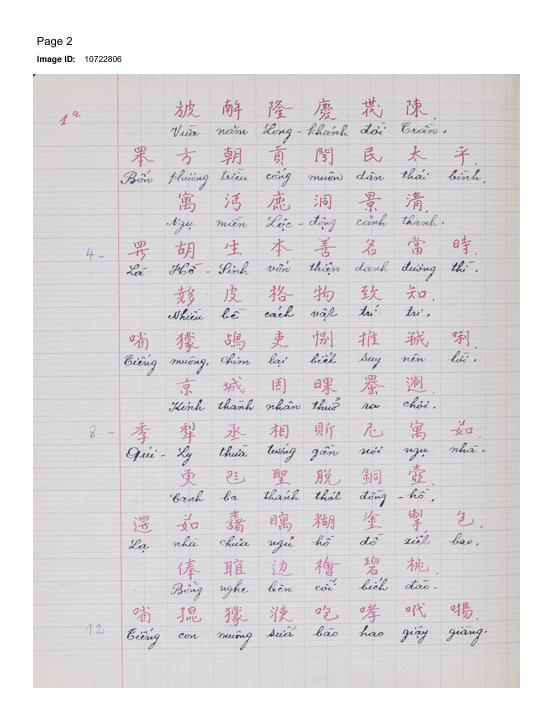
#> input picture img/test_ocr_2.png, 550 x 726 px
$ python char_projection.py ../img/test_ocr_2.png
#> lines starting #> are read from the running program, lines starting #| are printed output that depends on the picture; after the words box and inside, x2 and y2 are one past the last pixel; in counts of white or black regions, pixels touching at a corner belong together
### scripts/row_projection_viz.py
"""Tách hàng chữ NGANG bằng xử lý ảnh cổ điển (chiếu ngang / projection profile), không dùng model, không dùng màu mực.

Dành cho trang có các hàng chữ thẳng (như vở tập chép Hán Nôm: hàng Hán xen hàng quốc ngữ). Kết quả là
bounding box [x1, y1, x2, y2] của từng hàng, theo thứ tự từ trên xuống.

    python scripts/row_projection_viz.py img/test_ocr_2.png
    python scripts/row_projection_viz.py anh.png --thr-ratio 0.015 --merge-gap 3 --min-height 8 --save-crops
    python scripts/row_projection_viz.py "data/<sách>/cache/pages"        # chạy theo lô cả thư mục ảnh

Các bước (mọi ngưỡng tính bằng pixel của ảnh gốc, trừ khi ghi khác):
    1. Thang xám -> tự cắt vùng giấy (bỏ viền trắng, tiêu đề ngoài giấy) nếu không có --no-auto-crop.
    2. Chuẩn hóa nền: nền = closing thang xám bằng kernel --bg-kernel; mực = nền - ảnh.
    3. Nhị phân hóa mực bằng Otsu (hoặc --ink-thresh); loại đường kẻ ô: nét ngang dài hơn --line-len
       (mặc định 1/10 chiều rộng giấy) và nét dọc dài hơn 1/10 chiều cao giấy bị trừ khỏi mặt nạ. Riêng đường lề dọc của vở
       (mảnh, hơi nghiêng, đứt đoạn) được bắt bằng Hough có cho phép nghiêng (--vline-ratio, --vline-tilt), nếu không nó thành
       "khối chữ" sát lề và kéo box bên trái của hàng sang tận lề.
    4. Chiếu ngang: với mỗi hàng pixel đếm số pixel mực, làm mượt Gauss (--smooth), hàng pixel "có chữ" khi
       đếm >= --thr-ratio x chiều rộng giấy.
    5. Các đoạn liên tiếp có chữ là một hàng; khe hở ngắn hơn --merge-gap thì nối lại; đoạn thấp hơn
       --min-height bị bỏ.
    6. Cắt mỗi đoạn tại thung lũng của profile (--valley-ratio, --peak-prom): giữa hai đỉnh liền kề, nếu đáy
       < valley-ratio x đỉnh thấp hơn thì cắt. Đây là bước tách hàng Hán khỏi hàng quốc ngữ dính nhau.
       Tắt bằng --valley-ratio 0.
    7. Chiều ngang mỗi hàng (siết cạnh trái/phải): gom mực thành khối chữ, bỏ ghi chú lề ở xa (như "1a", "4-")
       nhưng giữ dấu câu nhỏ (. ,) ngay sau chữ cuối hàng; xem clean_x và nhóm tham số --blob-*, --near-gap,
       --punct-*. Tắt bằng --no-clean-x (lúc đó dùng mọi pixel mực, cắt --x-trim % ngoài cùng mỗi phía).
       Box được nới --pad px mỗi phía.
    8. Hậu xử lý ô nhỏ (postprocess_rows): mảnh MỎNG (cao < --sliver-ratio x chiều cao trung vị, thường là phần chữ cao/đuôi chữ
       bị cắt rời thành một "hàng" riêng) được gộp vào hàng kề nếu chạm/chồng theo chiều dọc, trùm lên nhau theo chiều ngang và hàng
       gộp không cao quá --sliver-max-height x trung vị; ô còn lại quá hẹp (rộng < --min-width-ratio x chiều rộng trung vị VÀ tâm nằm ngoài khối chữ: số thứ tự dòng, ghi chú lề,
       vết bẩn; dòng ngắn nằm trong khối chữ như tiêu đề thì giữ) hoặc quá mỏng thì bị bỏ. Nhờ vậy số hàng không bị thừa và thứ tự hàng (lẻ/chẵn = Hán/Quốc ngữ)
       không bị lệch. Tắt bằng --no-post; ô bị bỏ/gộp được ghi trong _res.json ("post") và vẽ màu xám trong _boxes.png.

Đầu ra trong <out-dir> (mặc định output/row_projection/<tên ảnh>/):
    <tên>_boxes.png    ảnh vẽ box từng hàng + số thứ tự
    <tên>_ink.png      mặt nạ mực sau khi loại đường kẻ (kiểm tra bước 2-3)
    <tên>_profile.png  ảnh gốc kèm biểu đồ profile ngang, vạch ngưỡng và các đoạn tìm được (chỉnh ngưỡng bằng cái này)
    <tên>_res.json     tham số + danh sách hàng
    <tên>.txt          các hàng theo thứ tự: số thứ tự, bbox, chiều cao
    <tên>_Label.txt    một dòng theo định dạng PPOCRLabel (transcription để trống)
    crops/<tên>_NNN.png (chỉ khi --save-crops) ảnh cắt từng hàng

Chạy theo lô (tham số là THƯ MỤC): mỗi ảnh ra một thư mục con <out-dir>/<số trang>/, kèm summary.csv,
summary.json và overview_NN.png (ảnh xem nhanh). Script KHÔNG phân biệt trang bìa/trắng: mọi ảnh đều được
tách hàng như nhau.

Giới hạn: giả định hàng thẳng và nằm ngang; trang nghiêng nên căn thẳng trước.
"""
from __future__ import annotations

import argparse
import csv
import json
import sys
import unicodedata
from pathlib import Path

HERE = Path(__file__).resolve().parent
sys.path.insert(0, str(HERE))

import cv2  # noqa: E402
import numpy as np  # noqa: E402
from PIL import Image, ImageDraw  # noqa: E402

from paddleocr_vl_viz import draw_boxes, load_font  # noqa: E402

IMG_EXT = {".png", ".jpg", ".jpeg", ".tif", ".tiff", ".bmp", ".webp"}


# [40 lines left out: functions find_paper, tilted_vertical_lines, not called in this run]


def ink_mask(gray: np.ndarray, bg_kernel: int, ink_thresh: float | None, line_len: int, vline_ratio: float = 0.0,
             vline_tilt: float = 3.0):
    """Mặt nạ mực (255 = mực) đã chuẩn hóa nền và loại đường kẻ ô. vline_ratio > 0: loại thêm đường kẻ dọc nghiêng nhẹ."""
    k = cv2.getStructuringElement(cv2.MORPH_ELLIPSE, (bg_kernel, bg_kernel))
    bg = cv2.morphologyEx(gray, cv2.MORPH_CLOSE, k)  # closing xoá nét tối mảnh -> còn lại nền giấy
    diff = cv2.subtract(bg, gray)                      # mực dương, nền ~ 0
    diff = cv2.GaussianBlur(diff, (3, 3), 0)
    if ink_thresh is None:
        t, mask = cv2.threshold(diff, 0, 255, cv2.THRESH_BINARY + cv2.THRESH_OTSU)
    else:
        t, mask = cv2.threshold(diff, ink_thresh, 255, cv2.THRESH_BINARY)

    # loại đường kẻ: nét ngang rất dài và nét dọc rất dài (lề đỏ)
    h_len, v_len = max(15, line_len), max(15, line_len * gray.shape[0] // max(1, gray.shape[1]))
    hl = cv2.morphologyEx(mask, cv2.MORPH_OPEN, cv2.getStructuringElement(cv2.MORPH_RECT, (h_len, 1)))
    vl = cv2.morphologyEx(mask, cv2.MORPH_OPEN, cv2.getStructuringElement(cv2.MORPH_RECT, (1, v_len)))
    lines = cv2.dilate(cv2.bitwise_or(hl, vl), cv2.getStructuringElement(cv2.MORPH_RECT, (3, 3)))
    if vline_ratio > 0:
        lines = cv2.bitwise_or(lines, tilted_vertical_lines(mask, vline_ratio, vline_tilt))
    return cv2.bitwise_and(mask, cv2.bitwise_not(lines)), float(t)


def runs(on: np.ndarray) -> list[list[int]]:
    """Các đoạn liên tiếp True: [[start, end_exclusive], ...]"""
    d = np.diff(np.concatenate([[0], on.astype(np.int8), [0]]))
    return [[int(s), int(e)] for s, e in zip(np.where(d == 1)[0], np.where(d == -1)[0])]


def merge_close(segs: list[list[int]], gap: int) -> list[list[int]]:
    out: list[list[int]] = []
    for s, e in segs:
        if out and s - out[-1][1] <= gap:
            out[-1][1] = e
        else:
            out.append([s, e])
    return out


# [422 lines left out: functions split_valleys, extend_segments, clean_x, postprocess_rows, draw_profile, build_parser and 4 more, not called in this run]


# [2 lines that do not run on import are left out]

### scripts/char_projection.py
"""Đếm số chữ (bounding box từng chữ) trong ẢNH MỘT HÀNG chữ ngang bằng xử lý ảnh cổ điển, cùng nguyên lý với row_projection_viz
(chiếu mực lên một trục, cắt tại khe trống), nhưng chiếu theo chiều DỌC: mỗi cột pixel đếm số pixel mực, các đoạn cột liên tiếp có mực là một chữ.

    python scripts/char_projection.py img/tran_vong_tuong_si_van/ch/005_02.png
    python scripts/char_projection.py img/tran_vong_tuong_si_van/ch            # cả thư mục, in số chữ từng ảnh
    python scripts/char_projection.py img/.../ch --save-vis out_dir            # lưu ảnh vẽ box để kiểm tra

Các bước (ngưỡng tính theo chiều cao ảnh h, không phụ thuộc kích thước tuyệt đối):
    1. Thang xám = kênh sáng nhất của BGR: mực đen vẫn tối, còn chú thích mực ĐỎ (phiên âm bên lề chữ Hán) thành sáng; pixel đỏ còn sót
       (R vượt G và B hơn RED_DIFF) bị loại khỏi mặt nạ mực, trừ dòng mà mực đỏ chiếm hơn nửa (dòng viết chính bằng mực đỏ).
    2. ink_mask của row_projection_viz: chuẩn hoá nền, Otsu, trừ đường kẻ ô.
    3. Chiếu dọc: cột có >= PROFILE_RATIO x h pixel mực là cột có chữ; các đoạn liên tiếp là ứng viên chữ.
    4. Nối đoạn cách nhau <= MERGE_GAP x h (nét rời trong một chữ).
    5. Gộp nửa chữ: chữ có hai phần rời (北, 汝, 𠓨...) vẫn ra hai đoạn hẹp liền nhau; gộp hai đoạn kề khi có đoạn hẹp
       (< NARROW x độ rộng chữ trung vị), hai đoạn cách nhau <= SPLIT_GAP x h và đoạn gộp không rộng quá WIDE x h.
    6. Bỏ dấu câu / vết bẩn: đoạn vừa hẹp (< SMALL x h) vừa thấp (mực cao < SMALL x h) không phải chữ.
Kết quả là số đoạn còn lại. Giả định hàng thẳng, nằm ngang; chữ dọc (một cột) không dùng được.
"""
from __future__ import annotations

import argparse
import sys
from pathlib import Path

import cv2
import numpy as np

HERE = Path(__file__).resolve().parent
sys.path.insert(0, str(HERE))

from row_projection_viz import ink_mask, merge_close, runs  # noqa: E402

IMG_EXT = {".png", ".jpg", ".jpeg", ".bmp", ".tif", ".tiff", ".webp"}
PROFILE_RATIO = 0.05   # cột có chữ khi mực >= tỉ lệ này x chiều cao ảnh
MERGE_GAP = 0.18       # nối hai đoạn cách nhau <= tỉ lệ này x chiều cao
MIN_WIDTH = 0.15       # đoạn rộng < tỉ lệ này x chiều cao bị bỏ (nhiễu)
NARROW = 0.55          # đoạn "hẹp" = rộng < tỉ lệ này x độ rộng chữ trung vị
SPLIT_GAP = 0.30       # chỉ gộp nửa chữ nếu hai đoạn cách nhau <= tỉ lệ này x chiều cao
WIDE = 1.05            # đoạn gộp không được rộng hơn tỉ lệ này x chiều cao ảnh (chữ Hán gần vuông)
SMALL = 0.40           # đoạn nhỏ hơn tỉ lệ này x chiều cao cả hai chiều là dấu câu
RED_DIFF = 35          # pixel là mực đỏ khi R lớn hơn cả G và B ít nhất ngần này (0-255)
RED_MAIN = 0.5         # bỏ mực đỏ chỉ khi phần còn lại >= tỉ lệ này của tổng mực
BG_KERNEL = 25         # như row_projection_viz


def read_image(path) -> np.ndarray:
    data = np.fromfile(str(path), np.uint8)   # đọc qua numpy: đường dẫn có dấu tiếng Việt vẫn mở được trên Windows
    img = cv2.imdecode(data, cv2.IMREAD_COLOR)
    if img is None:
        raise ValueError(f"Không đọc được ảnh {path}")
    return img


def char_segments(image: np.ndarray) -> list[list[int]]:
    """[[x1, x2_exclusive], ...] của từng chữ theo thứ tự trái sang phải. `image`: mảng BGR (hoặc thang xám)."""
    gray = image.max(axis=2) if image.ndim == 3 else image
    h, w = gray.shape
    mask, _ = ink_mask(gray, BG_KERNEL, None, max(15, w // 10))
    ink = mask > 0
    if image.ndim == 3:   # loại hẳn pixel đỏ (chú thích bên lề), nở nhẹ để bỏ cả viền mờ quanh nét
        b, g, r = (image[:, :, i].astype(np.int16) for i in range(3))
        red = ((r - g > RED_DIFF) & (r - b > RED_DIFF)).astype(np.uint8)
        red = cv2.dilate(red, cv2.getStructuringElement(cv2.MORPH_ELLIPSE, (5, 5))) > 0
        dark = ink & ~red
        if dark.sum() >= RED_MAIN * ink.sum():   # mực đen là chính thì bỏ chú thích đỏ; dòng viết CHÍNH bằng mực đỏ thì giữ nguyên
            ink = dark
    prof = ink.sum(axis=0)
    segs = merge_close(runs(prof >= max(2, PROFILE_RATIO * h)), int(MERGE_GAP * h))
    segs = [s for s in segs if s[1] - s[0] >= MIN_WIDTH * h]
    if not segs:
        return []

    # gộp nửa chữ rời nhau
    widths = [e - s for s, e in segs]
    ref = float(np.median(widths))
    changed = True
    while changed and len(segs) > 1:
        changed = False
        for i in range(len(segs) - 1):
            (s1, e1), (s2, e2) = segs[i], segs[i + 1]
            narrow = min(e1 - s1, e2 - s2) < NARROW * ref
            if narrow and s2 - e1 <= SPLIT_GAP * h and e2 - s1 <= WIDE * h:
                segs[i:i + 2] = [[s1, e2]]
                changed = True
                break

    # bỏ dấu câu, vết bẩn: vừa hẹp vừa thấp
    kept = []
    for s, e in segs:
        rows = np.flatnonzero(ink[:, s:e].any(axis=1))
        height = int(rows[-1] - rows[0] + 1) if len(rows) else 0
        if (e - s) < SMALL * h and height < SMALL * h:
            continue
        kept.append([s, e])
    return kept


def count_chars(path) -> int:
    return len(char_segments(read_image(path)))


# [6 lines left out: function draw, not called in this run]


def main(argv=None) -> None:
    p = argparse.ArgumentParser(description="Đếm số chữ trong ảnh một hàng chữ ngang bằng chiếu dọc.")
    p.add_argument("path", type=Path, help="ảnh, hoặc thư mục ảnh")
    p.add_argument("--save-vis", type=Path, help="thư mục lưu ảnh vẽ box từng chữ")
    args = p.parse_args(argv)
    files = [args.path] if args.path.is_file() else sorted(f for f in args.path.iterdir() if f.suffix.lower() in IMG_EXT)
    if args.save_vis:
        args.save_vis.mkdir(parents=True, exist_ok=True)
    for f in files:
        img = read_image(f)
#> in read_image, img is the input picture: shape (726, 550, 3); mean B, G, R 221.3, 219.7, 222.4
        segs = char_segments(img)
#> in char_segments, `gray = image.max(axis=2) if image.ndim == 3 else image`:
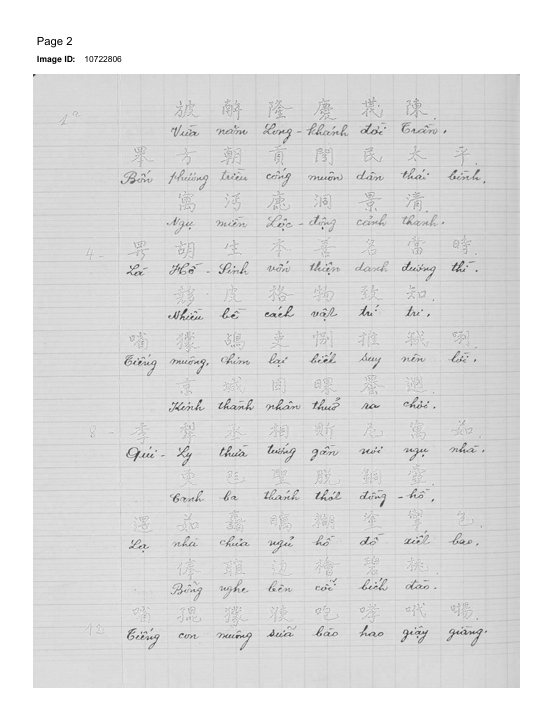
#> gray: shape (726, 550); min 0, max 255, mean 223.4
#> in ink_mask, `bg = cv2.morphologyEx(gray, cv2.MORPH_CLOSE, k)`:
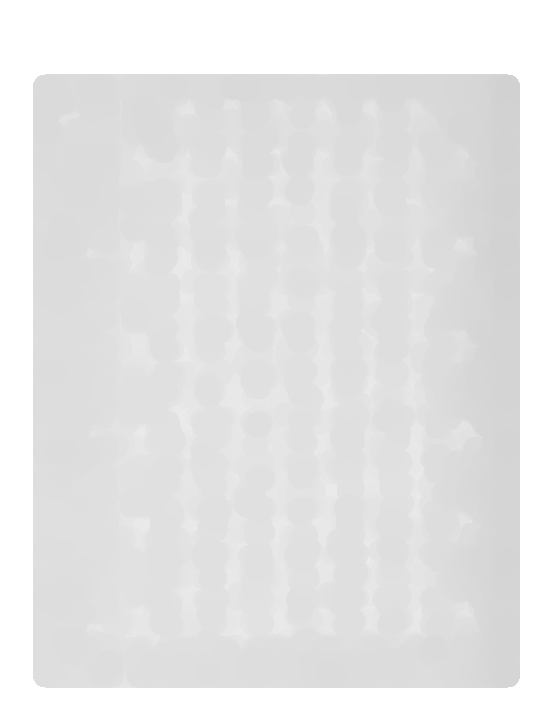
#> bg: shape (726, 550); min 209, max 255, mean 230.3
#> in ink_mask, `diff = cv2.subtract(bg, gray)`:
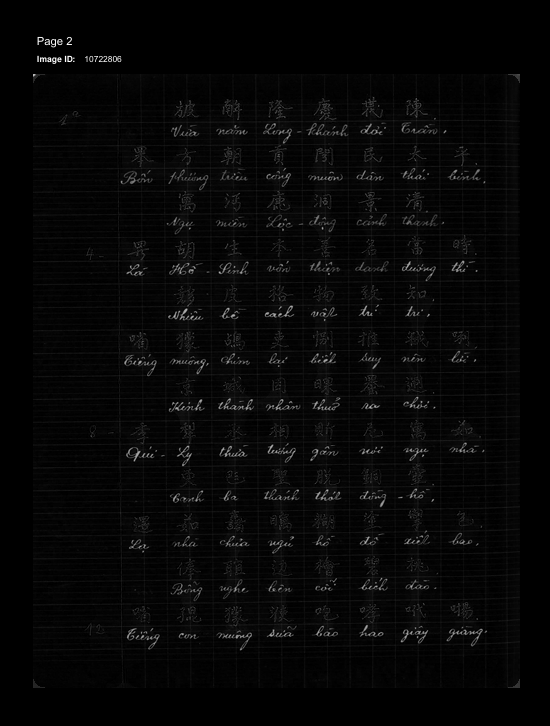
#> diff: shape (726, 550); min 0, max 255, mean 6.9
#> in ink_mask, `t, mask = cv2.threshold(diff, 0, 255, cv2.THRESH_BINARY + cv2.THRESH_O..`:
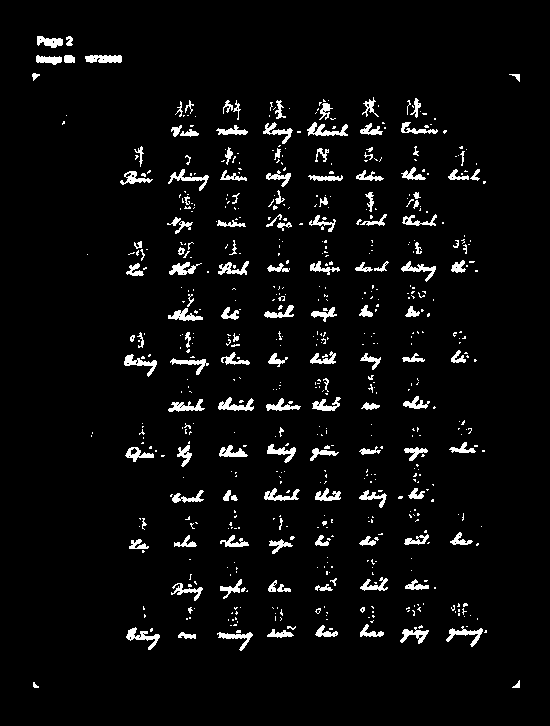
#> mask: shape (726, 550); 4.5% white; 621 white regions (478 under 20 px), largest, box (x1, y1, x2, y2) and area: (307, 122, 348, 136) 267, (126, 627, 160, 650) 263, (85, 55, 122, 63) 250
#> in ink_mask, `t, mask = cv2.threshold(diff, 0, 255, cv2.THRESH_BINARY + cv2.THRESH_O..`: t = 26
#> in char_segments, `b, g, r = (image[:, :, i].astype(np.int16) for i in range(3))`:
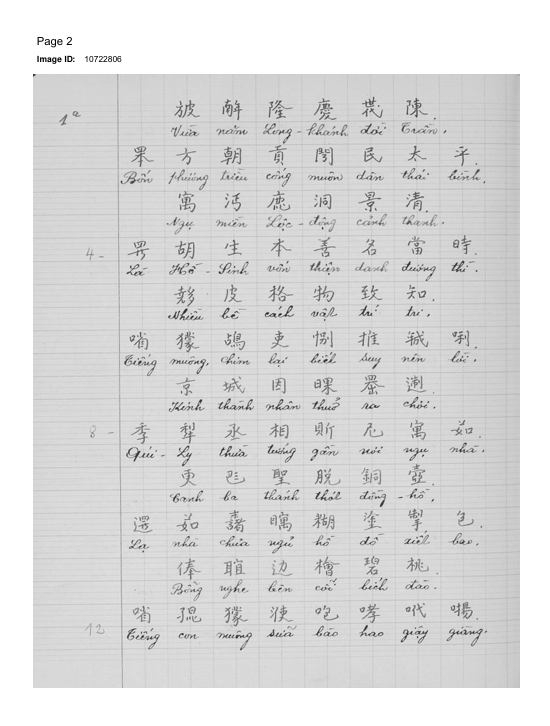
#> g: shape (726, 550) int16; min 0, max 255, mean 219.7
#> in char_segments, `red = cv2.dilate(red, cv2.getStructuringElement(cv2.MORPH_ELLIPSE, (5,..`:
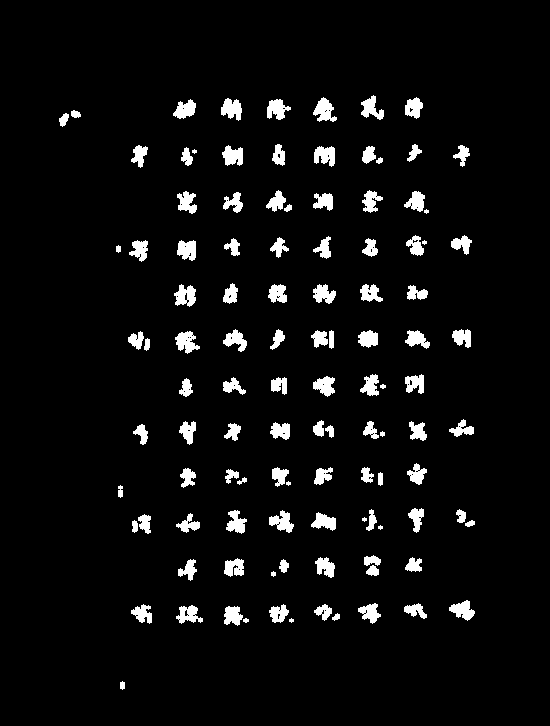
#> red: shape (726, 550) bool; 5.1% white; 111 white regions (7 under 20 px), largest, box (x1, y1, x2, y2) and area: (313, 97, 337, 122) 337, (175, 331, 200, 354) 333, (174, 284, 196, 307) 329
#> in char_segments, `dark = ink & ~red`:
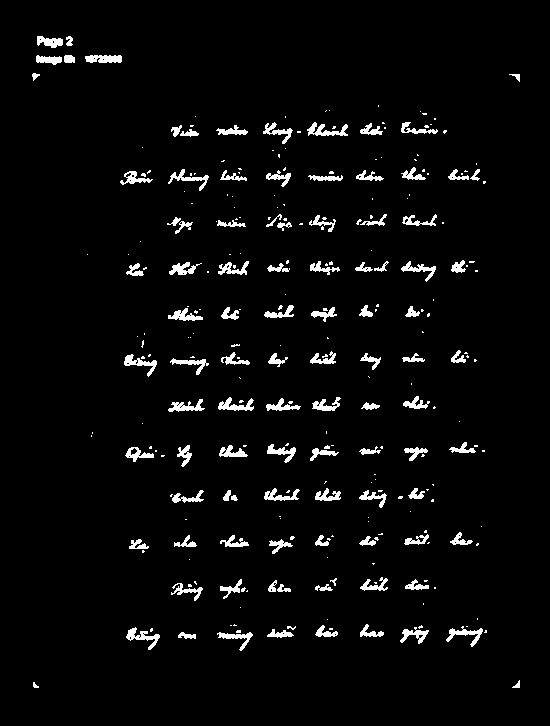
#> dark: shape (726, 550) bool; 3.7% white; 279 white regions (177 under 20 px), largest, box (x1, y1, x2, y2) and area: (307, 122, 348, 136) 267, (126, 627, 160, 650) 263, (85, 55, 122, 63) 250
#> in char_segments, `prof = ink.sum(axis=0)`: prof = 550 values, max 92 at index 279, min 0 at index 0, mean 26.82
#> in runs, `d = np.diff(np.concatenate([[0], on.astype(np.int8), [0]]))`: d = 551 values, max 1 at index 128, min -1 at index 140, mean 0
#> in merge_close, `out: list[list[int]] = []`: out = []
#> the loop in merge_close, `for s, e in segs:` made 9 passes
#> (s, e) on passes 1 to 8: (128, 140), (141, 145), (172, 202), (220, 247), (267, 293), (312, 336), (360, 384), (403, 429)
#> after the loop in merge_close, `for s, e in segs:`: out = [[128, 465]]
#> in char_segments, `widths = [e - s for s, e in segs]`: widths = [337]
#> in char_segments, `ref = float(np.median(widths))`: ref = 337
#> the loop in char_segments, `for s, e in segs:` made 1 pass
#> (s, e, height) on pass 1: (128, 465, 546)
#> after the loop in char_segments, `for s, e in segs:`: kept = [[128, 465]]
#> segs = [[128, 465]]
        print(f"{f.name}\t{len(segs)}")
#| test_ocr_2.png	1
        if args.save_vis:
            ok, enc = cv2.imencode(".png", draw(img, segs))
            if ok:
                enc.tofile(str(args.save_vis / f"{f.stem}.png"))


if __name__ == "__main__":
    main()

$ run again, with img/test_ocr_1.png copied over img/test_ocr_2.png
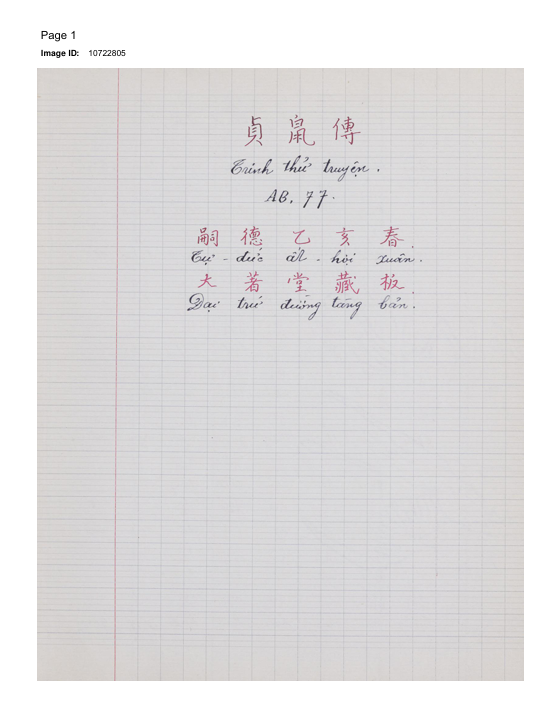
#> input picture img/test_ocr_1.png, 555 x 710 px
#> in read_image, img is the input picture: shape (710, 555, 3); mean B, G, R 223.6, 223, 224.5
#> in ink_mask, `t, mask = cv2.threshold(diff, 0, 255, cv2.THRESH_BINARY + cv2.THRESH_O..`:
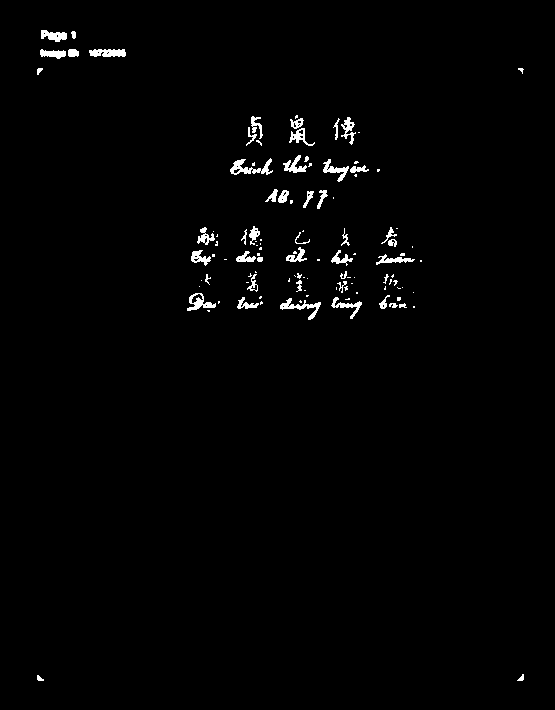
#> mask: shape (710, 555); 1.3% white; 112 white regions (63 under 20 px), largest, box (x1, y1, x2, y2) and area: (230, 158, 273, 175) 301, (280, 298, 321, 320) 256, (89, 49, 126, 57) 243
#> t = 28
#> hl: shape (710, 555); every value is 0
#> in char_segments, `dark = ink & ~red`:
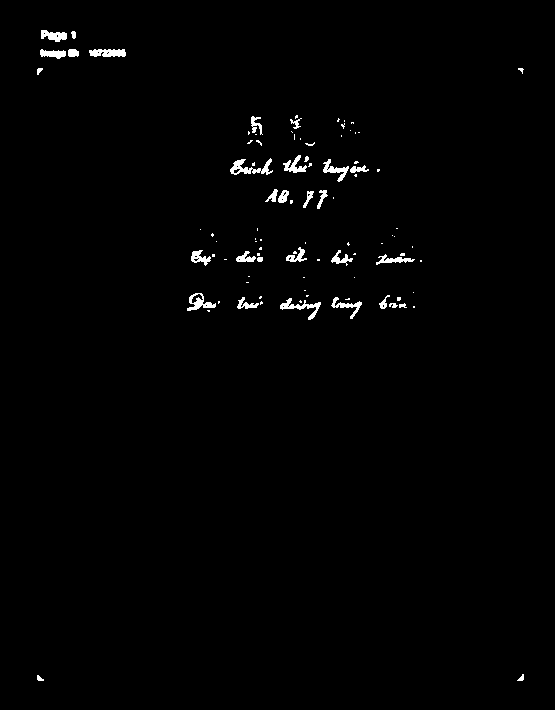
#> dark: shape (710, 555) bool; 1% white; 95 white regions (63 under 20 px), largest, box (x1, y1, x2, y2) and area: (230, 158, 273, 175) 301, (280, 298, 321, 320) 256, (89, 49, 126, 57) 243
#> prof = 555 values, max 35 at index 260, min 0 at index 0, mean 7.35
#> d = 556 values from 0 to 0
#> out = []
#| test_ocr_2.png	0
